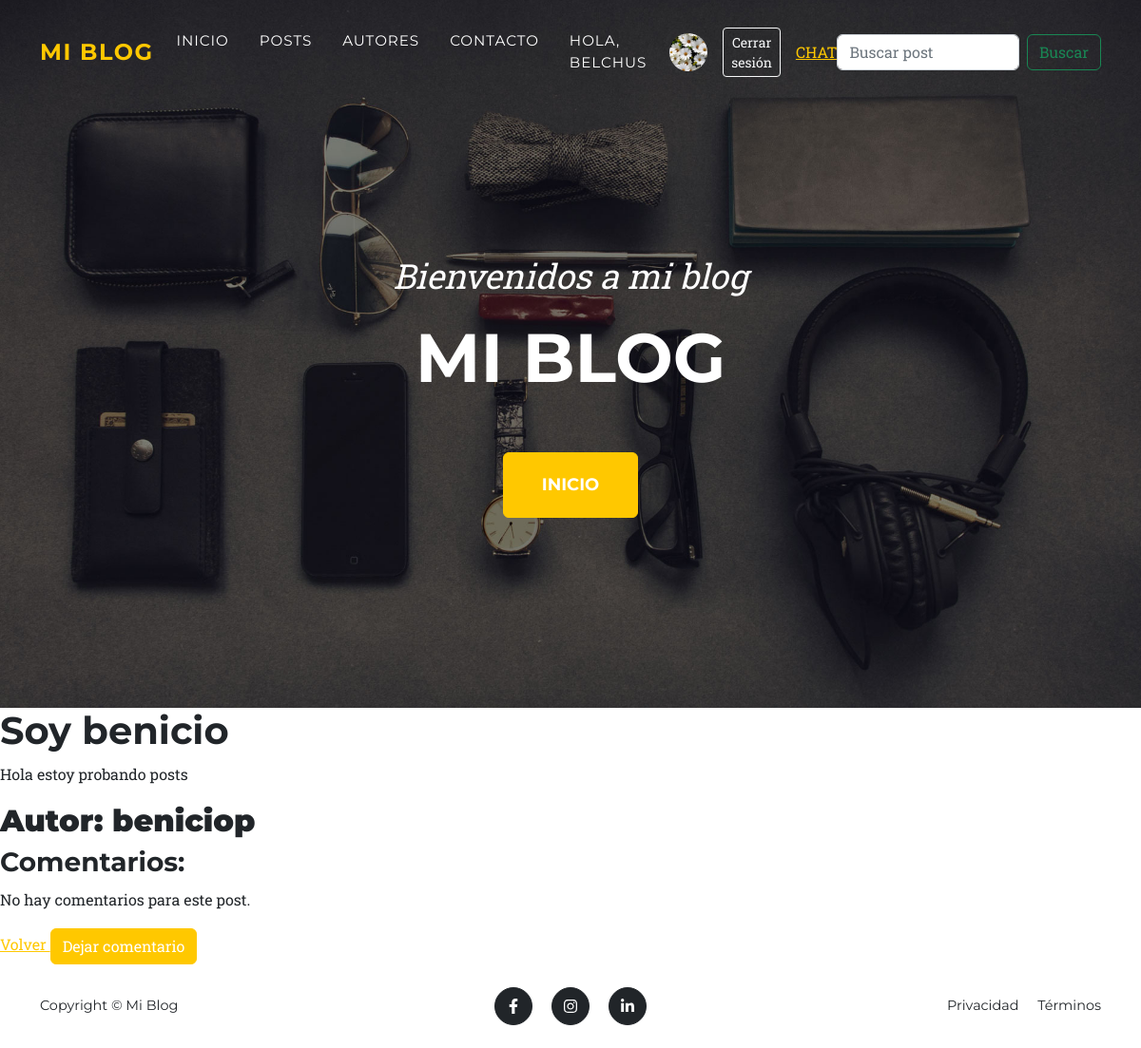
The page /posts/7/ (signed in) on the database its author committed.
### posts/models.py (models this page shows, shortened)
class Autor(models.Model):
    nombre = models.CharField(max_length=100)
    apellido = models.CharField(max_length=100)
    email = models.EmailField()
    username = models.CharField(max_length=100,unique=True)
    avatar = models.ImageField(upload_to="avatars/",blank=True,null=True)
    usuario = models.OneToOneField(settings.AUTH_USER_MODEL,on_delete=models.CASCADE,null=True,blank=True,related_name="perfil_autor")

class Post (models.Model):
    titulo = models.CharField(max_length=200)
    autor = models.ForeignKey(Autor,on_delete=models.CASCADE,related_name= "posts")
    contenido = models.TextField()
    fecha_creacion = models.DateTimeField(auto_now_add=True)
    ESTADOS = [("borrador","Borrador"),
               ("publicado","Publicado"),
               ("archivado","Archivado")]
    estado = models.CharField(max_length=20,choices=ESTADOS,default="borrador")
    resumen = models.CharField(max_length=250,blank=True)
    imagen = models.ImageField(upload_to="posts/",blank=True,null=True)

### posts/views.py (the view)
# urls.py: path("posts/<int:post_id>/",views.detalle_post,name="detalle_post"),
def detalle_post(request, post_id):
    post = Post.objects.get(id= post_id)
    comentarios = post.comentarios.all()
    return render(request,"detalle_post.html", {"post": post,"comentarios":comentarios})

### posts/templates/detalle_post.html (shortened to what this page needs)
{% extends "base.html" %}
{% block content %}
<h1>{{ post.titulo }}</h1>
<p>{{post.contenido}}</p>
<h2><strong>Autor: {{ post.autor.username }}</strong></h2>
<h3>Comentarios:</h3>
{% for comentario in comentarios %}
    <p>{{ comentario.contenido }}</p>
    <p>Autor: {{ comentario.autor.username }}</p>
    <p>{{comentario.fecha}}</p>
    <hr>
{% empty %}
    <p>No hay comentarios para este post.</p>
{% endfor %}
<a href="{% url 'lista_posts' %}">
    Volver
</a>
<a href="{% url 'dejar_comentario' post.id %}" class="btn btn-primary">Dejar comentario</a>
{% endblock %}

### posts/templates/base.html (shortened to what this page needs)
{% load static %}
<!DOCTYPE html>
<html lang="es">
<head>
<link
    href="https://cdn.jsdelivr.net/npm/bootstrap@5.3.3/dist/css/bootstrap.min.css"
    rel="stylesheet"
>
<link
    href="{% static 'css/styles.css' %}"
    rel="stylesheet"
>
</head>
<body id="page-top">
<nav class="navbar navbar-expand-lg navbar-dark fixed-top" id="mainNav">
    <div class="container">
        <a class="navbar-brand" href="/">
            Mi Blog
        </a>
        <div
            class="collapse navbar-collapse"
            id="navbarResponsive"
        >
            <ul class="navbar-nav text-uppercase ms-auto">
                <li class="nav-item">
                    <a class="nav-link" href="/">
                        Inicio
                    </a>
                </li>
                <li class="nav-item">
                    <a class="nav-link" href="/posts">
                        Posts
                    </a>
                </li>
                <li class="nav-item">
                    <a class="nav-link" href="/autores">
                        Autores
                    </a>
                </li>
                <li class="nav-item">
                    <a class="nav-link" href="/contacto">
                        Contacto
                    </a>
                </li>
                <li class="nav-item d-flex align-items-center gap-3">
                    {% if user.is_authenticated %}
                        <a href="{% url 'perfil_autor' user.perfil_autor.id %}"
                           class="nav-link text-white">
                            Hola, {{ user.username }}
                        </a>
                        {% if user.perfil_autor.avatar %}
                            <a href="{% url 'perfil_autor' user.perfil_autor.id %}">
                                <img
                                    src="{{ user.perfil_autor.avatar.url }}"
                                    alt="Avatar"
                                    width="40"
                                    height="40"
                                    class="rounded-circle"
                                    style="object-fit: cover;"
                                >
                            </a>
                        {% endif %}
                        <form method="POST"
                              action="{% url 'logout' %}"
                              class="m-0">
                            <button type="submit" class="btn btn-outline-light btn-sm">
                                Cerrar sesión
                            </button>
                        </form>
                        <a href="{% url 'bandeja_entrada'%}">Chat</a>
                    {% endif %}
                </li>
            </ul>
            <form class="d-flex" role="search">
                <input class="form-control me-2" type="search" placeholder="Buscar post" aria-label="Search"/>
                <button class="btn btn-outline-success" type="submit">Buscar</button>
              </form>
        </div>
    </div>
</nav>
<header class="masthead">
    <div class="container text-center">
        <div class="masthead-subheading">
            Bienvenidos a mi blog
        </div>
        <div class="masthead-heading text-uppercase">
            {% block header_title %}
                Mi Blog
            {% endblock %}
        </div>
        <a
            class="btn btn-primary btn-xl text-uppercase"
            href="/"
        >
            Inicio
        </a>
    </div>
</header>
<main>
    {% block content %}{% endblock %}
</main>
<footer class="footer py-4">
    <div class="container">
        <div class="row align-items-center">
            <div class="col-lg-4 text-lg-start">
                Copyright © Mi Blog
            </div>
            <div class="col-lg-4 my-3 my-lg-0 text-center">
                <a
                    class="btn btn-dark btn-social mx-2"
                    href="#!"
                >
                    <i class="fab fa-facebook-f"></i>
                </a>
                <a
                    class="btn btn-dark btn-social mx-2"
                    href="#!"
                >
                    <i class="fab fa-instagram"></i>
                </a>
                <a
                    class="btn btn-dark btn-social mx-2"
                    href="#!"
                >
                    <i class="fab fa-linkedin-in"></i>
                </a>
            </div>
            <div class="col-lg-4 text-lg-end">
                <a
                    class="link-dark text-decoration-none me-3"
                    href="#!"
                >
                    Privacidad
                </a>
                <a
                    class="link-dark text-decoration-none"
                    href="#!"
                >
                    Términos
                </a>
            </div>
        </div>
    </div>
</footer>
</body>
</html>

### rows shown on the page
Post: titulo "Soy benicio", contenido "Hola estoy probando posts", autor.username "beniciop"

### other values the page prints
{{ user.username }} "BELCHUS"
